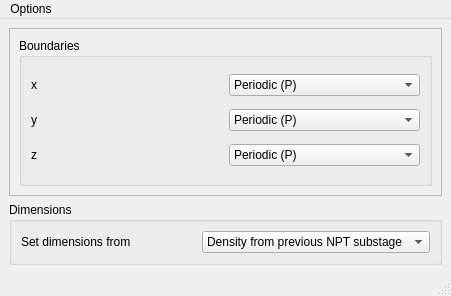
<?xml version="1.0" encoding="UTF-8"?>
<ui version="4.0">
 <class>MainWindow</class>
 <widget class="QMainWindow" name="MainWindow">
  <property name="geometry">
   <rect>
    <x>0</x>
    <y>0</y>
    <width>451</width>
    <height>296</height>
   </rect>
  </property>
  <property name="windowTitle">
   <string>MainWindow</string>
  </property>
  <widget class="QWidget" name="centralwidget">
   <layout class="QVBoxLayout" name="verticalLayout_5">
    <item>
     <widget class="QScrollArea" name="scrollArea">
      <property name="widgetResizable">
       <bool>true</bool>
      </property>
      <widget class="QWidget" name="scrollAreaWidgetContents">
       <property name="geometry">
        <rect>
         <x>0</x>
         <y>0</y>
         <width>431</width>
         <height>155</height>
        </rect>
       </property>
       <layout class="QVBoxLayout" name="verticalLayout_6">
        <item>
         <widget class="QGroupBox" name="groupBox">
          <property name="title">
           <string>Boundaries</string>
          </property>
          <layout class="QVBoxLayout" name="verticalLayout">
           <item>
            <layout class="QHBoxLayout" name="horizontalLayout">
             <item>
              <widget class="QLabel" name="label">
               <property name="text">
                <string>x</string>
               </property>
              </widget>
             </item>
             <item>
              <widget class="QComboBox" name="combobox_xboundaries">
               <item>
                <property name="text">
                 <string>Periodic (P)</string>
                </property>
               </item>
               <item>
                <property name="text">
                 <string>Fixed (F)</string>
                </property>
               </item>
               <item>
                <property name="text">
                 <string>Shrinked/wrapped (S)</string>
                </property>
               </item>
              </widget>
             </item>
            </layout>
           </item>
           <item>
            <layout class="QHBoxLayout" name="horizontalLayout_2">
             <item>
              <widget class="QLabel" name="label_2">
               <property name="text">
                <string>y</string>
               </property>
              </widget>
             </item>
             <item>
              <widget class="QComboBox" name="combobox_yboundaries">
               <item>
                <property name="text">
                 <string>Periodic (P)</string>
                </property>
               </item>
               <item>
                <property name="text">
                 <string>Fixed (F)</string>
                </property>
               </item>
               <item>
                <property name="text">
                 <string>Shrinked/wrapped (S)</string>
                </property>
               </item>
              </widget>
             </item>
            </layout>
           </item>
           <item>
            <layout class="QHBoxLayout" name="horizontalLayout_3">
             <item>
              <widget class="QLabel" name="label_3">
               <property name="text">
                <string>z</string>
               </property>
              </widget>
             </item>
             <item>
              <widget class="QComboBox" name="combobox_zboundaries">
               <item>
                <property name="text">
                 <string>Periodic (P)</string>
                </property>
               </item>
               <item>
                <property name="text">
                 <string>Fixed (F)</string>
                </property>
               </item>
               <item>
                <property name="text">
                 <string>Shrinked/wrapped (S)</string>
                </property>
               </item>
              </widget>
             </item>
            </layout>
           </item>
          </layout>
         </widget>
        </item>
       </layout>
      </widget>
     </widget>
    </item>
    <item>
     <widget class="QGroupBox" name="groupBox_2">
      <property name="enabled">
       <bool>true</bool>
      </property>
      <property name="title">
       <string>Dimensions</string>
      </property>
      <layout class="QVBoxLayout" name="verticalLayout_2">
       <item>
        <layout class="QHBoxLayout" name="horizontalLayout_16">
         <item>
          <widget class="QLabel" name="label_16">
           <property name="text">
            <string>Set dimensions from</string>
           </property>
          </widget>
         </item>
         <item>
          <widget class="QComboBox" name="combobox_setdimensionsfrom">
           <item>
            <property name="text">
             <string>Density from previous NPT substage</string>
            </property>
           </item>
           <item>
            <property name="text">
             <string>Set to density...</string>
            </property>
           </item>
           <item>
            <property name="text">
             <string>Set box dimensions...</string>
            </property>
           </item>
          </widget>
         </item>
        </layout>
       </item>
      </layout>
     </widget>
    </item>
   </layout>
  </widget>
  <widget class="QMenuBar" name="menubar">
   <property name="geometry">
    <rect>
     <x>0</x>
     <y>0</y>
     <width>451</width>
     <height>22</height>
    </rect>
   </property>
   <widget class="QMenu" name="menuOptions">
    <property name="title">
     <string>Options</string>
    </property>
    <addaction name="actionDefaults"/>
    <addaction name="separator"/>
    <addaction name="actionSave"/>
    <addaction name="actionLoad"/>
   </widget>
   <addaction name="menuOptions"/>
  </widget>
  <widget class="QStatusBar" name="statusbar"/>
  <action name="actionDefaults">
   <property name="text">
    <string>Defaults</string>
   </property>
  </action>
  <action name="actionLoad">
   <property name="text">
    <string>Load...</string>
   </property>
  </action>
  <action name="actionSave">
   <property name="text">
    <string>Save...</string>
   </property>
  </action>
 </widget>
 <resources/>
 <connections/>
</ui>
